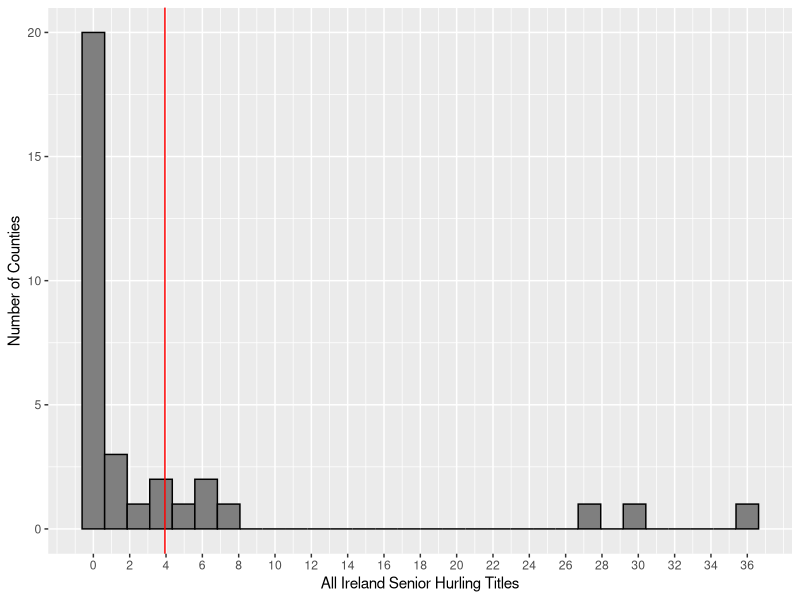

Write the R code that produced this figure. (Note: this script raises an error after producing the figure.)
## Tutorial MT, 01

# Script to bootstrap means of All Ireland title per county

library(tidyverse)
library(gridExtra)
df <- read.csv("data/gaa_hurling_champions.csv")

table(df$wins_football)

df %>% 
  arrange(- wins_football) %>% 
 # head() %>% 
  select(-wins_hurling)

df %>% 
  arrange(- wins_hurling) %>% 
 # head() %>% 
  select(-wins_football)


mean(df$wins_hurling)

ggplot(df, aes(x = wins_hurling)) +
  geom_histogram(colour = "black", fill = "grey50") + 
  scale_x_continuous(breaks = c(seq(0, 36, 2))) +
  geom_vline(xintercept = mean(df$wins_hurling), colour = "red") +
  labs(x = "All Ireland Senior Hurling Titles", y = "Number of Counties") +
ggsave("plots/mt_01_hurling.pdf", width = 5, height = 3)

ggplot(df, aes(x = wins_football)) +
  geom_histogram() + 
  geom_histogram(colour = "black", fill = "grey50") + 
  scale_x_continuous(breaks = c(seq(0, 36, 2))) +
  geom_vline(xintercept = mean(df$wins_football), colour = "red") +
  labs(x = "All Ireland Senior Football Titles", y = "Number of Counties") +
ggsave("plots/mt_01_football.pdf", width = 5, height = 3)

boot.mean <-  function(x, B, binwidth=NULL, title) {
  n <-  length(x)
  boot.samples <-  matrix(sample(x, size = n*B, replace=TRUE), B, n)
  boot.statistics <-  apply(boot.samples, 1, mean)
  se <-  sd(boot.statistics)
  if (is.null(binwidth))
    binwidth = diff(range(boot.statistics)) / 30
  p <-  ggplot(data.frame(x=boot.statistics),aes(x = x)) +
    geom_histogram(aes(y = ..density..), binwidth = binwidth, colour = "black", fill = "grey50") + 
    geom_density(color = "red") +
    labs(x = "Sampling distribution of the sample mean") +
    ggtitle(label = title)
  plot(p)
}

hurling <- with(df, boot.mean(wins_hurling, B = 1000, binwidth = 0.2, title = "Hurling")) 

football <- with(df, boot.mean(wins_football, B = 1000, binwidth = 0.2, title = "Football"))

pdf("plots/mt_01_sampling_means.pdf", width = 10, height = 4)
gridExtra::grid.arrange(hurling, football, nrow = 1)
dev.off()

